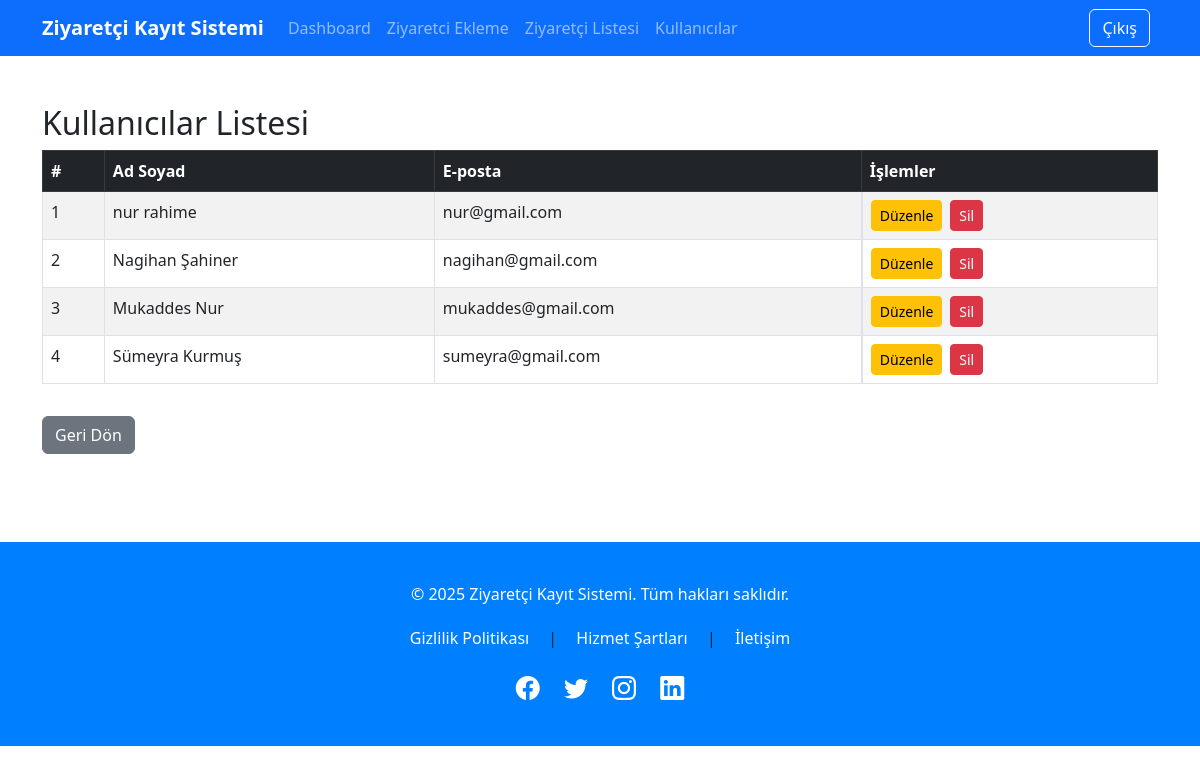
/kullanicilar (signed in), run on the app's committed database.
### app.py (models this page shows, shortened)
class User(UserMixin, db.Model):
    id = db.Column(db.Integer, primary_key=True)
    name = db.Column(db.String(150), nullable=False)
    email = db.Column(db.String(150), unique=True, nullable=False)
    password_hash = db.Column(db.String(256), nullable=False)
    ziyaretciler = db.relationship('Ziyaretci', back_populates='user', lazy=True)

### app.py (the view)
@app.route('/kullanicilar')
@login_required
def kullanicilar():
    users = User.query.all()
    return render_template('kullanicilar.html', users=users)

### app.py (called while the page is built)
@login_manager.user_loader
def load_user(user_id):
    return User.query.get(int(user_id))

### templates/kullanicilar.html (shortened to what this page needs)
{% extends "dashboardbase.html" %}
{% block content %}
<div class="container py-5">
    <h2>Kullanıcılar Listesi</h2>
    <table class="table table-bordered table-striped">
        <thead class="table-dark">
            <tr>
                <th>#</th>
                <th>Ad Soyad</th>
                <th>E-posta</th>
                <th>İşlemler</th>
            </tr>
        </thead>
        <tbody>
            {% if users %}
                {% for user in users %}
                <tr>
                    <td>{{ loop.index }}</td>
                    <td>{{ user.name }}</td>
                    <td>{{ user.email }}</td>
                    <td class="d-flex gap-2">
                        <a href="{{ url_for('kullanici_guncelle', user_id=user.id) }}" class="btn btn-sm btn-warning">Düzenle</a>
                        <form action="{{ url_for('kullanici_sil', user_id=user.id) }}" method="POST" onsubmit="return confirm('Bu kullanıcı silinsin mi?');">
                            <button type="submit" class="btn btn-sm btn-danger">Sil</button>
                        </form>
                    </td>
                </tr>
                {% endfor %}
            {% else %}
                <tr>
                    <td colspan="4" class="text-center">Henüz kullanıcı eklenmedi.</td>
                </tr>
            {% endif %}
        </tbody>
    </table>
    <a href="{{ url_for('dashboard') }}" class="btn btn-secondary mt-3">Geri Dön</a>
</div>
{% endblock %}

### data on the page
User: name "nur rahime", email "nur@gmail.com"
User: name "Nagihan Şahiner", email "nagihan@gmail.com"
User: name "Mukaddes Nur", email "mukaddes@gmail.com"
User: name "Sümeyra Kurmuş", email "sumeyra@gmail.com"
